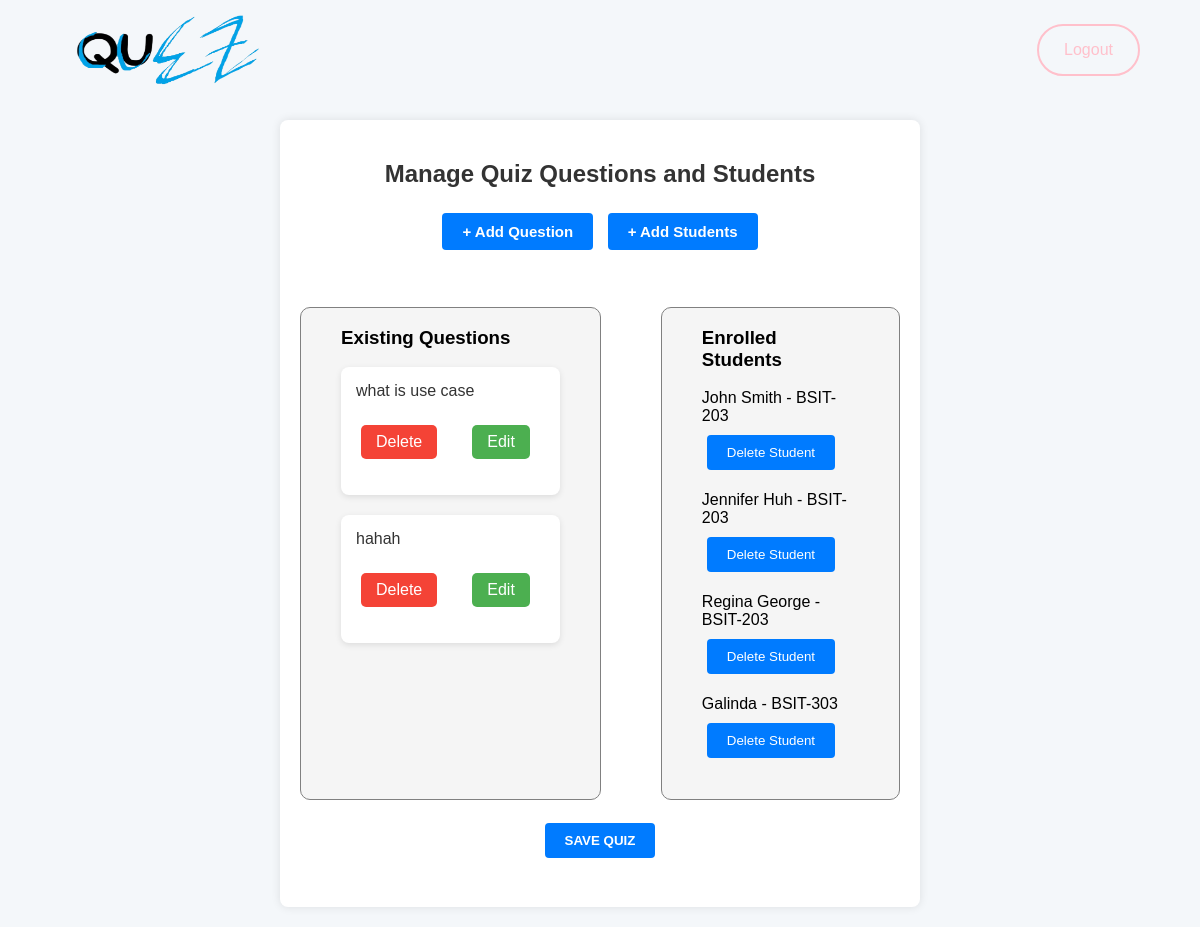
Screenshot of /ooplfinals/view/addquestions.php?id=2&quizid=21 (signed in) with the database file from the repository.
### tables this page shows
CREATE TABLE `questions` (
  `question_id` int(11) NOT NULL,
  `quiz_id` int(11) NOT NULL,
  `question` varchar(255) NOT NULL,
  `option1` varchar(255) NOT NULL,
  `option2` varchar(255) NOT NULL,
  `option3` varchar(255) NOT NULL,
  `option4` varchar(255) NOT NULL,
  `correctans` varchar(255) NOT NULL,
  `qpoints` int(11) NOT NULL
);

CREATE TABLE `students` (
  `student_id` int(11) NOT NULL,
  `name` varchar(255) NOT NULL,
  `section` varchar(255) NOT NULL,
  `user_id` int(11) NOT NULL
);

### ooplfinals/classes/question.php (called while the page is built, shortened)
<?php
class Question{
    private $db;
    function __construct()
    {
        $this->db = $GLOBALS['connection'];
    }
    function displayquestions($quizid){
        $dis = $this->db->query("SELECT * from `questions` where `quiz_id` = '$quizid'")->fetch_all(MYSQLI_ASSOC);
        return $dis;
    }
}
$qobj = new Question();
?>

### ooplfinals/view/addquestions.php (the view, shortened to what this page needs)
<?php
include('../classes/question.php');
include('../classes/student.php');
include('../partials/header.php');
?>
<!DOCTYPE html>
<html lang="en">
<head>
 <link rel="stylesheet" href="../css/addquestions.css">
</head>
<body>
<div class="container">
    <h2>Manage Quiz Questions and Students</h2>
    <div class="addbtns">
    <form method="post">
        <button id="addquestion">+ Add Question</button>
            <button type="submit" name="addstudents" id="addstudents"> + Add Students</button>
        </form>
    </div>
    <div class="listcontainer">
    <div class="questionslist">
        <h3>Existing Questions</h3>
        <?php
        $quizid = $_GET['quizid'];
        $queztions = $qobj->displayquestions($quizid);
        foreach($queztions as $value){
            echo '
                <div class="question-box">
                    <div class="question-content">
                        <p class="question-text">' . $value['question'] . '</p>
                    </div>
                    <div class="question-actions">
                        <form method="post" class="action-form">
                            <input type="hidden" name="question_id" value="' . $value['question_id'] . '">
                            <button type="submit" name="delete_question" class="delete-button">Delete</button>
                        </form>
                        <form method="post" class="action-form">
                            <input type="hidden" name="question_id" value="' . $value['question_id'] . '">
                            <button type="submit" name="edit_question" class="edit-button">Edit</button>
                        </form>
                    </div>
            </div>';
        }
        ?>
    </div>
    <div class="studentslist">
        <h3>Enrolled Students</h3>
        <?php
        $quiz_id = $_GET['quizid'];
        $stmt = $connection->prepare("SELECT s.name, s.section, s.user_id
                                      FROM students s
                                      INNER JOIN quiz_students qs ON s.user_id = qs.student_id
                                      WHERE qs.quiz_id = ?");
        $stmt->bind_param("i", $quiz_id);
        $stmt->execute();
        $result = $stmt->get_result();
        while($row = $result->fetch_assoc()) {
            echo '<p>' . $row['name'] . ' - ' . $row['section'] . '</p>
            <form method="post">
                <input type="hidden" name="student_id" value="' . $row['user_id'] . '">
                <input type="hidden" name="quiz_id" value="' . $quiz_id . '">
                <button type="submit" name="delete_student">Delete Student</button>
            </form>';
        }
        ?>
    </div>
    </div>
    <form method="post" class="savequizbtn">
        <button type="submit" name="savequiz" class="savequiz">SAVE QUIZ</button>
    </form>
</div>
</body>
</html>

### ooplfinals/css/addquestions.css (style rules this page uses)
body { font-family: 'Arial', sans-serif; background-color: #f4f7fa; margin: 0; padding: 0; }
.container { width: 50%; margin: 20px auto; padding: 20px; background-color: #fff; border-radius: 8px; box-shadow: 0 0 10px rgba(0, 0, 0, 0.1); }
h2 { text-align: center; color: #333; margin-bottom: 20px; }
button { background-color: #007bff; color: white; padding: 10px 20px; border: none; border-radius: 4px; cursor: pointer; margin: 5px; }
.questionslist, .studentslist { margin-top: 20px; padding-left: 40px; padding-right: 40px; border: 1px solid gray; background-color: #f5f5f5; border-radius: 10px; padding-bottom: 20px; }
.questionslist p, .studentslist p { font-size: 16px; margin-bottom: 5px; }
.question-actions form { display: inline-block; margin-right: 10px; }
.listcontainer { display: flex; gap: 60px; justify-content: center; }
.questionslist { flex: 0.9; }
.savequizbtn { display: flex; justify-content: center; margin-top: 10px; padding: 8px 20px; }
.addbtns { display: flex; gap: 20px; justify-content: center; }
#addquestion, #addstudents { font-weight: bolder; font-size: 15px; }
.savequiz { font-weight: 600; }
.question-box { background-color: #ffffff; border-radius: 8px; box-shadow: 0 2px 6px rgba(0, 0, 0, 0.1); margin-bottom: 20px; padding: 15px; display: flex; flex-direction: column; justify-content: space-between; }
.question-content { margin-bottom: 15px; }
.question-text { font-size: 18px; color: #333; margin: 0; }
.question-actions { display: flex; justify-content: flex-start; gap: 15px; }
.action-form { display: inline-block; }
.edit-button, .delete-button { padding: 8px 15px; font-size: 16px; border: none; border-radius: 5px; cursor: pointer; }
.edit-button { background-color: #4CAF50; color: white; }
.delete-button { background-color: #f44336; color: white; }

### rows the page displays
questions: question "what is use case"
questions: question "hahah"
students: name "John Smith", section "BSIT-203"
students: name "Jennifer Huh", section "BSIT-203"
students: name "Regina George", section "BSIT-203"
students: name "Galinda", section "BSIT-303"
